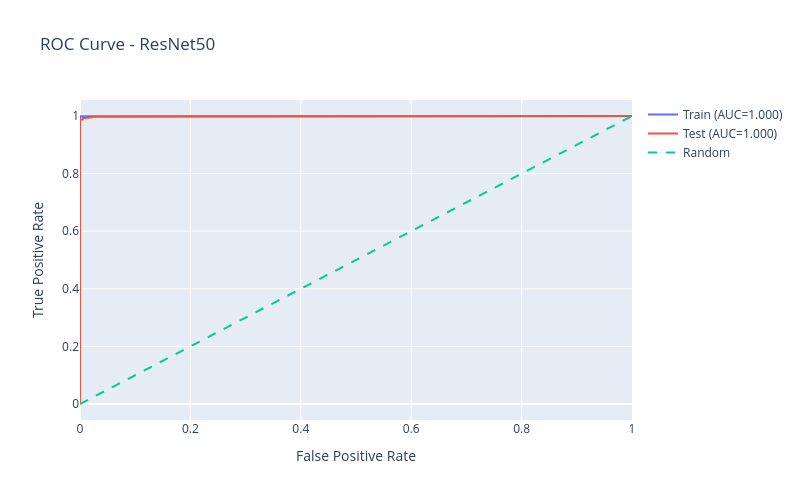

Source (notebook cell):
### Markdown cell above
### ResNet 50 Model:

### Code cell
fpr_tr, tpr_tr, _ = roc_curve(
                          resnet_train_results["labels"],
                          resnet_train_results["probs"]
)

fpr_te, tpr_te, _ = roc_curve(
                          resnet_test_results["labels"],
                          resnet_test_results["probs"]
)

fig = go.Figure()

fig.add_scatter(
              x=fpr_tr,
              y=tpr_tr,
              mode='lines',
              name=f'Train (AUC={resnet_train_results["auc"]:.3f})'
)

fig.add_scatter(
              x=fpr_te,
              y=tpr_te,
              mode='lines',
              name=f'Test (AUC={resnet_test_results["auc"]:.3f})'
)

fig.add_scatter(
                x=[0, 1],
                y=[0, 1],
                mode='lines',
                line=dict(dash='dash'),
                name='Random'
)

fig.update_layout( height = 500, width = 800,
                  title='ROC Curve - ResNet50',
                  xaxis_title='False Positive Rate',
                  yaxis_title='True Positive Rate'
)

fig.show()

joblib.dump(fig, r"C:\Users\jagad\Documents\my_classes\Tasks\my_projects\Deep_Fake_project_final\models\resnet_roc_curve_fig.pkl")
print(" ROC Curve - ResNet50 saved as pkl file")

### Figure 1 — Plotly figure (JSON) as saved in the notebook; plotly's stock layout.template omitted (floating-point values rounded to 4 significant figures)
{"data": [{"mode": "lines", "name": "Train (AUC=1.000)", "type": "scatter", "x": [0.0, 0.0, 0.0, 0.0, 0.0, 0.0, 0.0, 0.0, 0.0, 0.0, 0.0, 0.0, 0.0, 0.0, 0.0, 0.0, 0.0, 0.0, 0.0, 0.0, 0.0, 0.0, 0.0, 0.0, 0.0, 0.0, 0.0, 0.0, 0.0, 0.0, 0.0, 0.0, 0.0, 0.0, 0.001536, 0.001536, 1.0], "y": [0.0, 0.8777, 0.8937, 0.8989, 0.9014, 0.9051, 0.9082, 0.9097, 0.9107, 0.9128, 0.9169, 0.9185, 0.9195, 0.9216, 0.9226, 0.9241, 0.9257, 0.9278, 0.9293, 0.9303, 0.9319, 0.9329, 0.934, 0.935, 0.936, 0.9365, 0.9376, 0.9432, 0.9453, 0.9458, 0.9469, 0.953, 0.9541, 0.9995, 0.9995, 1.0, 1.0]}, {"mode": "lines", "name": "Test (AUC=1.000)", "type": "scatter", "x": [0.0, 0.0, 0.0, 0.0, 0.0, 0.004773, 0.004773, 0.009547, 0.01909, 0.01909, 0.02148, 0.02148, 0.02387, 0.02387, 0.1002, 0.105, 0.148, 0.1527, 0.2339, 0.2387, 0.2434, 0.2482, 0.3914, 0.3962, 0.401, 0.4057, 0.4487, 0.4535, 0.5704, 0.5752, 0.7112, 0.716, 0.7494, 0.7542, 0.7613, 0.7661, 0.8329, 0.8377, 0.9356, 0.9403, 1.0], "y": [0.0, 0.9157, 0.9205, 0.9277, 0.988, 0.988, 0.9928, 0.9928, 0.9928, 0.9952, 0.9952, 0.9976, 0.9976, 1.0, 1.0, 1.0, 1.0, 1.0, 1.0, 1.0, 1.0, 1.0, 1.0, 1.0, 1.0, 1.0, 1.0, 1.0, 1.0, 1.0, 1.0, 1.0, 1.0, 1.0, 1.0, 1.0, 1.0, 1.0, 1.0, 1.0, 1.0]}, {"line": {"dash": "dash"}, "mode": "lines", "name": "Random", "type": "scatter", "x": [0, 1], "y": [0, 1]}], "layout": {"height": 500, "title": {"text": "ROC Curve - ResNet50"}, "width": 800, "xaxis": {"title": {"text": "False Positive Rate"}}, "yaxis": {"title": {"text": "True Positive Rate"}}}}
